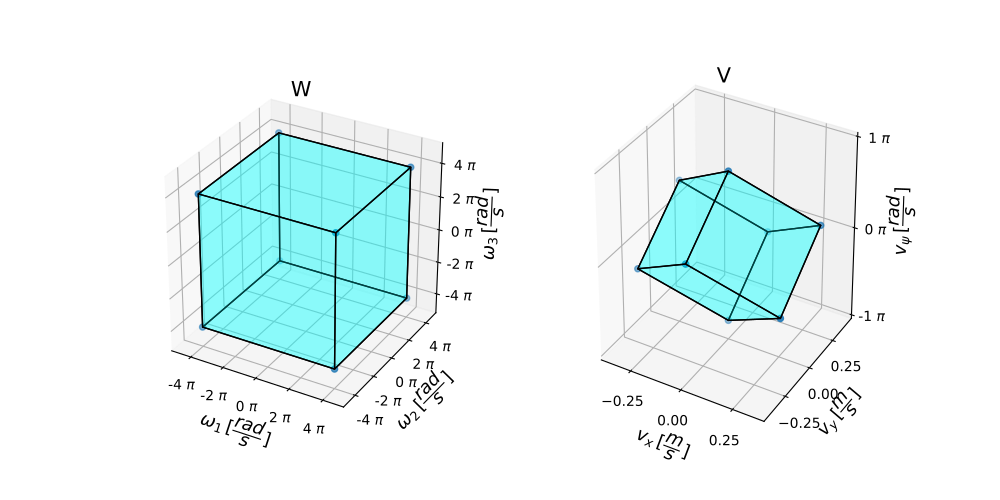

This figure's Python source:
#!/usr/bin/env python

import matplotlib.pyplot as plt
from matplotlib import cm
from mpl_toolkits.mplot3d import Axes3D
from mpl_toolkits.mplot3d.art3d import Poly3DCollection, Line3DCollection
from matplotlib.ticker import FormatStrFormatter, FuncFormatter, MultipleLocator
import numpy as np
from math import *

""" Omni-3-Wheel dimensions """
r = 0.048/2 # in meters
d = 0.116 # in meters
max_ang_vel = 4*pi

W_verts = max_ang_vel * np.array([[-1,-1,-1],
                                  [ 1,-1,-1],
                                  [ 1, 1,-1],
                                  [-1, 1,-1],
                                  [-1,-1, 1],
                                  [ 1,-1, 1],
                                  [ 1, 1, 1],
                                  [-1, 1, 1]])



W_faces = np.array([[W_verts[0],W_verts[1],W_verts[2],W_verts[3]],
                    [W_verts[4],W_verts[5],W_verts[6],W_verts[7]], 
                    [W_verts[0],W_verts[1],W_verts[5],W_verts[4]], 
                    [W_verts[2],W_verts[3],W_verts[7],W_verts[6]], 
                    [W_verts[1],W_verts[2],W_verts[6],W_verts[5]],
                    [W_verts[4],W_verts[7],W_verts[3],W_verts[0]]])



T_inv = (r/3) * np.array([[0, sqrt(3), -sqrt(3)],
                          [-2,      1,        1],
                          [-1/d, -1/d,     -1/d]])


V_verts = np.dot(T_inv, W_verts.T).T


V_faces = np.array([[V_verts[0],V_verts[1],V_verts[2],V_verts[3]],
                    [V_verts[4],V_verts[5],V_verts[6],V_verts[7]], 
                    [V_verts[0],V_verts[1],V_verts[5],V_verts[4]], 
                    [V_verts[2],V_verts[3],V_verts[7],V_verts[6]], 
                    [V_verts[1],V_verts[2],V_verts[6],V_verts[5]],
                    [V_verts[4],V_verts[7],V_verts[3],V_verts[0]]])


""" scale axis to multiples of pi """
scale_to_pi_multiples = pi**(-1)
W_verts_pi =  W_verts * scale_to_pi_multiples
W_faces_pi =  W_faces * scale_to_pi_multiples

V_verts_pi = np.dot(T_inv, W_verts.T).T
V_verts_pi[:,2] *= scale_to_pi_multiples

V_faces_pi = np.array([[V_verts_pi[0],V_verts_pi[1],V_verts_pi[2],V_verts_pi[3]],
                       [V_verts_pi[4],V_verts_pi[5],V_verts_pi[6],V_verts_pi[7]], 
                       [V_verts_pi[0],V_verts_pi[1],V_verts_pi[5],V_verts_pi[4]], 
                       [V_verts_pi[2],V_verts_pi[3],V_verts_pi[7],V_verts_pi[6]], 
                       [V_verts_pi[1],V_verts_pi[2],V_verts_pi[6],V_verts_pi[5]],
                       [V_verts_pi[4],V_verts_pi[7],V_verts_pi[3],V_verts_pi[0]]])




fig1 = plt.figure(num=1, figsize=(10, 5))

# fig1.subplots_adjust(left=0.1, right=0.95, wspace=0.3, hspace=0.3)
fig1.tight_layout()
# fig1.suptitle("Saturation Map", fontsize=16)


ax1 = fig1.add_subplot(121, projection='3d')
ax1.set_title("W", fontsize=15)

ax1.scatter3D(W_verts_pi[:,0], W_verts_pi[:,1], W_verts_pi[:,2])
W_polyg = Poly3DCollection(W_faces_pi, facecolor='cyan', linewidths=1, edgecolors='k', alpha=0.25)
ax1.add_collection3d(W_polyg)
# pc.set_facecolor('cyan')
ax1.set_xlim(-5, 5)
ax1.set_ylim(-5, 5)
ax1.set_zlim(-5, 5)
ax1.set_xlabel('$\omega_1\,[\dfrac{rad}{s}]$', fontsize=13)
ax1.set_ylabel('$\omega_2\,[\dfrac{rad}{s}]$', fontsize=13)
ax1.set_zlabel('$\omega_3\,[\dfrac{rad}{s}]$', fontsize=13)
# ax.set_xticks([-2, -1, 0, 1, 2])
# ax.set_yticks([-2, -1, 0, 1, 2])
# ax.set_zticks([0, 1])
ax1.xaxis.set_major_formatter(FormatStrFormatter('%g $\pi$'))
ax1.xaxis.set_major_locator(MultipleLocator(base=2.0))
ax1.yaxis.set_major_formatter(FormatStrFormatter('%g $\pi$'))
ax1.yaxis.set_major_locator(MultipleLocator(base=2.0))
ax1.zaxis.set_major_formatter(FormatStrFormatter('%g $\pi$'))
ax1.zaxis.set_major_locator(MultipleLocator(base=2.0))
ax1.minorticks_on()
ax1.set_aspect('equal')
# ax.tick_params(axis='both', which='both', bottom=True, top=False, labelbottom=True, labelsize=13, grid_linewidth=0.35, pad=0.2)
ax1.grid(True)

ax2 = fig1.add_subplot(122, projection='3d')
ax2.set_title("V", fontsize=15)
ax2.scatter3D(V_verts_pi[:,0], V_verts_pi[:,1], V_verts_pi[:,2])
V_polyg = Poly3DCollection(V_faces_pi, facecolor='cyan', linewidths=1, edgecolors='k', alpha=0.25)
ax2.add_collection3d(V_polyg)
# ax.set_xlim(-1, 1)
# ax.set_ylim(-1, 1)
ax2.set_zlim(-1, 1)
ax2.set_xlabel('$v_x\,[\dfrac{m}{s}]$', fontsize=13)
ax2.set_ylabel('$v_y\,[\dfrac{m}{s}]$', fontsize=13)
ax2.set_zlabel('$v_{\psi}\,[\dfrac{rad}{s}]$', fontsize=13)
ax2.set_xticks([-0.25,0,0.25])
ax2.set_yticks([-0.25,0,0.25])
ax2.set_zticks([-1,-0.5,0,0.5,1])
ax2.zaxis.set_major_formatter(FormatStrFormatter('%g $\pi$'))
ax2.zaxis.set_major_locator(MultipleLocator(base=1.0))
# ax2.set_zticks(np.arange(-4,5,1))
ax2.minorticks_on()
ax2.set_aspect('equal')
# ax.tick_params(axis='both', which='both', bottom=True, top=False, labelbottom=True, labelsize=13, grid_linewidth=0.35, pad=0.2)
ax2.grid(True)

fig1.savefig("saturation_map.pdf")

plt.show()
